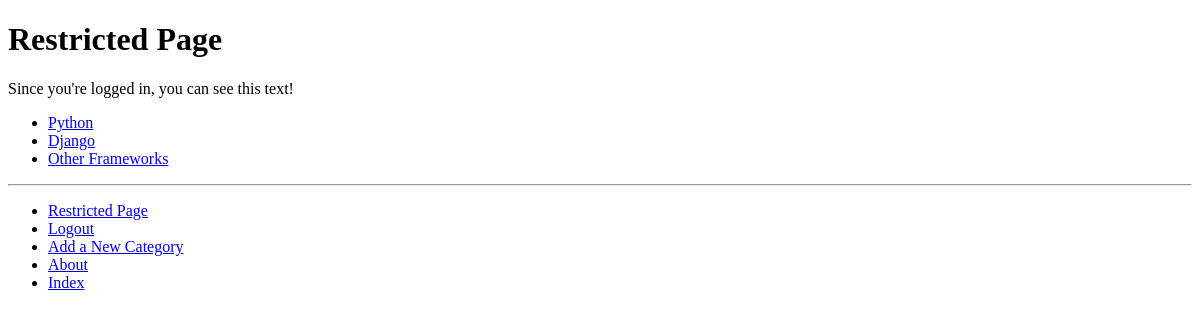
Before: /rango/restricted/ (signed in) with the older database file.
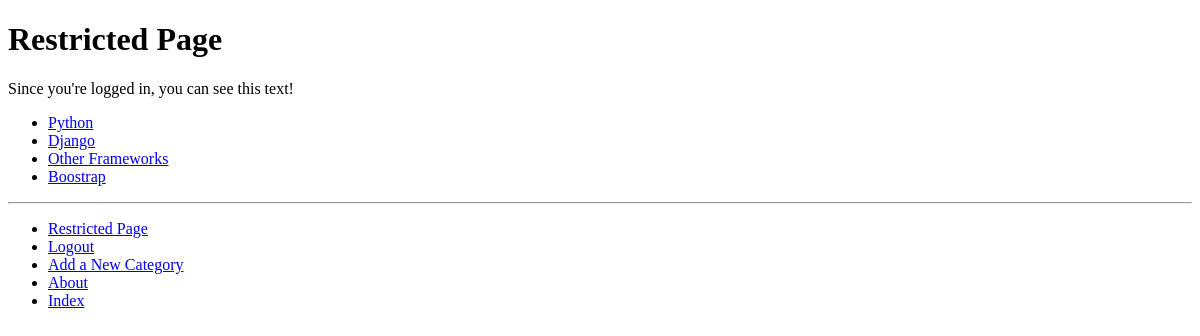
After: the same page with the newer database file.
### rango/models.py (models this page shows, shortened)
class Category(models.Model):
    name=models.CharField(max_length=128, unique=True)
    views=models.IntegerField(default=0)
    likes=models.IntegerField(default=0)
    slug=models.SlugField(unique=True)
    class Meta:
        verbose_name_plural='categories'

### rango/views.py (the view)
@login_required
def restricted(request):
    return render(request, 'rango/restricted.html',{})

### rango/templatetags/rango_template_tags.py (called while the page is built)
@register.inclusion_tag('rango/cats.html')
def get_category_list(cat=None):
    return {'cats': Category.objects.all(),
            'act_cat': cat}

### templates/rango/restricted.html (shortened to what this page needs)
{% extends 'rango/base.html' %}
{% load staticfiles %}
{% block body_block %}
<h1>Restricted Page</h1>
    Since you're logged in, you can see this text!</br>
{% endblock %}

### templates/rango/cats.html
<ul>
{%if cats %}
    {% for c in cats %}
        {% if c == act_cat %}
            <li>
            <strong>
            <a href="{% url 'show_category' c.slug %}">{{ c.name }}</a>
            </strong>
            </li>
        {% else %}
            <li>
            <a href="{% url 'show_category' c.slug %}">{{ c.name }}</a>
            </li>
        {% endif %}
    {% endfor %}
{% endif %}
</ul>

Changed rows visible on the page:
added Category: name "Boostrap"
